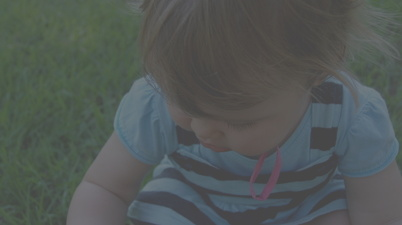
//> input picture sample.png, 402 x 225 px
$ ./Hist   (built with g++ and OpenCV 4, the #if around main switched on)
//> lines starting //> are read from the running program, lines starting //| are printed output that depends on the picture; after the words box and inside, x2 and y2 are one past the last pixel; in counts of white or black regions, pixels touching at a corner belong together
### CPP30-Histogram/stdafx.h
// stdafx.h : include file for standard system include files,
// or project specific include files that are used frequently, but
// are changed infrequently
//

#pragma once

#include "targetver.h"

#include <stdio.h>
#include <tchar.h>


// TODO: reference additional headers your program requires here

### CPP30-Histogram/Hist.cpp

#include "stdafx.h"


#include <opencv.hpp>
#include <vector>
#ifdef _DEBUG
#pragma comment (lib, "opencv_world470d.lib")
#else
#pragma comment (lib, "opencv_world470.lib")
#endif

// all the new API is put into "cv" namespace. Export its content
using namespace cv;
using namespace std;
//calculates histogram of a 3 channel image and returns a 256*3 matrix
#if 0 //detailed code
Mat calc_hist(Mat img)
{
	Mat hist_mat = Mat::zeros(img.channels(), 256, CV_32F);

	float* hist = (float*)hist_mat.data;

	//hist_mat.at<float>(1, 0) = 1;
	//hist[0 + 256] = 1;

	uchar* data = img.data;

	std::cout << "step: " << img.step;
	std::cout << "\nhstep: " << hist_mat.step;
	//float a,b,c;
	for (int y = 0; y < img.rows; y++)
		for(int x = 0; x < img.cols; x++)
		{
			int pixel = y*img.step + img.channels()*x;
			//hist_mat.at<float>( 0, data[ pixel   ] )++;// = hist_mat.at<float>(0, data[pixel   ])+1;
			//hist_mat.at<float>( 1, data[ pixel+1 ] )++;// = hist_mat.at<float>(1, data[pixel+1 ])+1;
			//hist_mat.at<float>( 2, data[ pixel+2 ] )++;// = hist_mat.at<float>(2, data[pixel+2 ])+1;


			hist[ data[ pixel ] ] ++;//blue
			if(img.channels() == 3)
			{
				hist[ 256 + data[pixel+1] ] ++;//green
				hist[ 512 + data[pixel+2] ] ++;//red
			}
		}
	return hist_mat;
}

Mat drawHist(Mat hist_mat, int histSize, int fig_w = 512, int fig_h = 400)
{
	//std::cout << "\nhhist chan: " << hist_mat.channels();
	int bin_w = cvRound( (double) fig_w/histSize );

	Mat histImage( fig_h, fig_w, CV_8UC3, Scalar( 220, 220, 220) );

	/// Normalize the result to [ 0, histImage.rows ]
	float* hist = (float*)hist_mat.data;
	normalize(hist_mat, hist_mat, 0, histImage.rows, NORM_MINMAX, -1, Mat() );
	/// Draw
	Scalar Color1 = (hist_mat.rows == 1) ? Scalar( 100, 100, 100) : Scalar( 255, 0, 0);

	for( int i = 1; i < histSize; i++ )
	{
		//float h0 = hist_mat.at<float>(0, i-1);
		//float h1 = hist_mat.at<float>(0, i  );
		float h0 = hist[i-1];//blue
		float h1 = hist[i];

		line( histImage, Point( bin_w*(i-1), fig_h - cvRound(h0) ) ,
			Point( bin_w*(i), fig_h - cvRound(h1) ),
			Color1, 1, 8, 0  );

		if(hist_mat.rows == 1)
			continue;

		//h0 = hist_mat.at<float>(1, i-1);
		//h1 = hist_mat.at<float>(1, i  );

		h0 = hist[histSize + i-1];//green
		h1 = hist[histSize + i];
		line( histImage, Point( bin_w*(i-1), fig_h - cvRound(h0) ) ,
			Point( bin_w*(i), fig_h - cvRound(h1) ),
			Scalar( 0, 255, 0), 2, 8, 0  );

		//h0 = hist_mat.at<float>(2, i-1);
		//h1 = hist_mat.at<float>(2, i  );

		h0 = hist[2*histSize + i-1];//red
		h1 = hist[2*histSize + i];

		line( histImage, Point( bin_w*(i-1), fig_h - cvRound(h0) ) ,
			Point( bin_w*(i), fig_h - cvRound(h1) ),
			Scalar( 0, 0, 255), 2, 8, 0  );
	}

	return histImage;
}

int main( int argc, char** argv )
{
	const char* imagename = argc > 1 ? argv[1] : "..\\sample.png";
	Mat img = imread(imagename);
//> img is the input picture: 225 rows x 402 cols, CV_8UC3; mean B, G, R 86.5, 89, 82.7

	if( !img.data ) // check if the image has been loaded properly
		return -1;
	imshow("original", img);

	Mat hist = calc_hist(img);
//| step: 1206
//| hstep: 1024
	// Draw the histograms for B, G and R
	Mat imHist = drawHist(hist, 256);
//> the loop in drawHist, `for( int i = 1; i < histSize; i++ )` made 255 passes
//> after the loop in drawHist, `for( int i = 1; i < histSize; i++ )`:
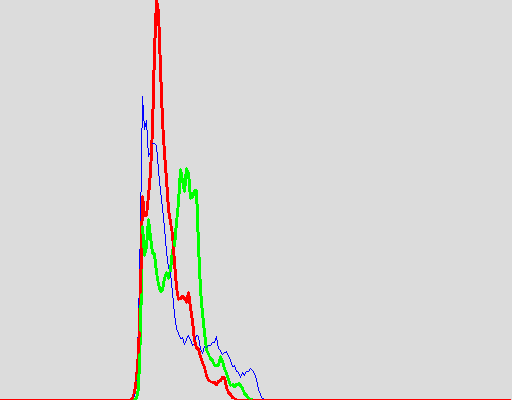
//> histImage: 400 rows x 512 cols, CV_8UC3; mean B, G, R 214.9, 216.7, 217.7
	imshow("original Histogram", imHist);

	//cv::waitKey(0);
	Mat img_gray, img_hsv, img_yuv, dst;
	// convert image to Gray color space.
	// The output image will be allocated automatically
	cvtColor(img, img_gray, cv::COLOR_BGR2GRAY);
	imshow("gray scale", img_gray);

	hist = calc_hist(img_gray);
//| step: 402
//| hstep: 1024
//> hist = 256 values, max 4208 at index 87, min 0 at index 0, mean 353.3
	imHist = drawHist(hist, 256);
//> call 2 of drawHist, with histSize = 256, fig_w = 512, fig_h = 400
//> in drawHist (call 2), `normalize(hist_mat, hist_mat, 0, histImage.rows, NORM_MINMAX, -1, Mat(..`: hist_mat = 256 values, max 400 at index 87, min 0 at index 0, mean 33.59
//> after the loop in drawHist (call 2), `for( int i = 1; i < histSize; i++ )`:
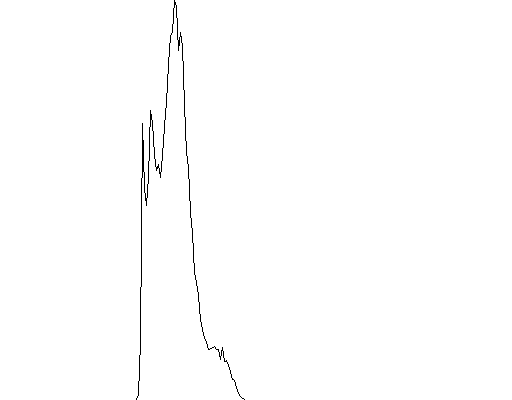
//> histImage: 400 rows x 512 cols, CV_8UC3; values 100 (black) and 220 (white), 99.4% white; black in thin lines or dots, all inside (x1, y1, x2, y2) = (136, 0, 245, 400)
//> hist has the same summary as hist_mat in drawHist
	imshow("Gray Histogram", imHist);

	equalizeHist( img_gray, dst );
	imshow("Gray after hist equalization", dst);

	if(1)
	{
		std::vector<Mat> channels;
		split(img, channels);
		imshow("blue channel", channels[0]);
		imshow("green channel", channels[1]);
		imshow("red channel", channels[2]);

		equalizeHist(channels[0], channels[0]);
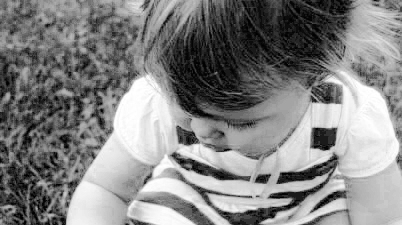
//> channels[0]: 225 rows x 402 cols, CV_8UC1; min 0, max 255, mean 131.1
		equalizeHist(channels[1], channels[1]);
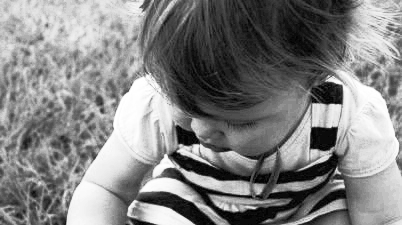
//> channels[1]: 225 rows x 402 cols, CV_8UC1; min 0, max 255, mean 131
		equalizeHist(channels[2], channels[2]);
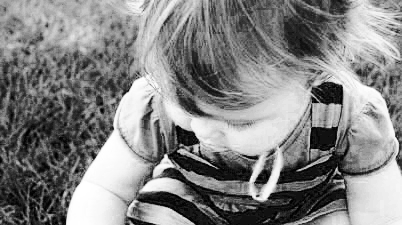
//> channels[2]: 225 rows x 402 cols, CV_8UC1; min 0, max 255, mean 132.3
		Mat img2;
		merge(channels, img2);
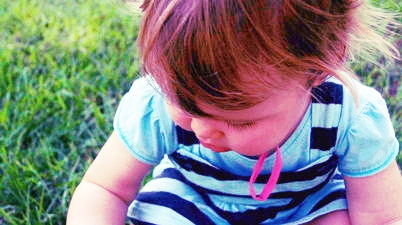
//> img2: 225 rows x 402 cols, CV_8UC3; mean B, G, R 131.1, 131, 132.3
		imshow("equalized BGR", img2);
	}

	hist = calc_hist(dst);
//| step: 402
//| hstep: 1024
//> hist = 256 values, max 4208 at index 141, min 0 at index 1, mean 353.3
	imHist = drawHist(hist, 256);
//> call 3 of drawHist, with histSize = 256, fig_w = 512, fig_h = 400
//> in drawHist (call 3), `normalize(hist_mat, hist_mat, 0, histImage.rows, NORM_MINMAX, -1, Mat(..`: hist_mat = 256 values, max 400 at index 141, min 0 at index 1, mean 33.59
//> the loop in drawHist (call 3), `for( int i = 1; i < histSize; i++ )` made 255 passes
//> after the loop in drawHist (call 3), `for( int i = 1; i < histSize; i++ )`:
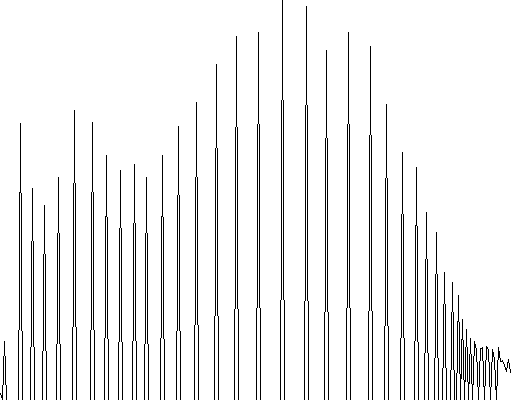
//> histImage: 400 rows x 512 cols, CV_8UC3; values 100 (black) and 220 (white), 93% white; black in thin lines or dots
	imshow("Equalized Histogram", imHist);

	waitKey();

	return 0;
	// all the memory will automatically be released
	// by vector<>, Mat and Ptr<> destructors.
}
#elif 1 //using cv::calcHist
int main(int argc, char** argv)
{
	const char* imagename = argc > 1 ? argv[1] : "..\\sample.png";//low contrast
	//const char* imagename = argc > 1 ? argv[1] : "..\\board.jpg";//green
	//const char* imagename = argc > 1 ? argv[1] : "..\\red.png";
	//const char* imagename = argc > 1 ? argv[1] : "..\\hue_0_100.bmp";

	Mat src, dst;
	src = imread(imagename);

	if (!src.data)
	{
		return -1;
	}

	imshow("input image", src);
	/// Separate the image in 3 places ( B, G and R )
	vector<Mat> bgr_planes;
	split(src, bgr_planes);

	/// Establish the number of bins
	int histSize = 256;

	/// Set the ranges ( for B,G,R) )
	float range[] = { 0, 256 }; //the upper boundary is exclusive
	const float* histRange = { range };

	bool uniform = true; bool accumulate = false;
	//accumulate flag doesn't do a cummulative histogram, it just doesn't set the histogram to zero at the beginning,
	//so you can accumulate histograms over multiple images.


	Mat b_hist, g_hist, r_hist;

	/// Compute the histograms:
	calcHist(&bgr_planes[0], 1, 0, Mat(), b_hist, 1, &histSize, &histRange, uniform, accumulate);
	calcHist(&bgr_planes[1], 1, 0, Mat(), g_hist, 1, &histSize, &histRange, uniform, accumulate);
	calcHist(&bgr_planes[2], 1, 0, Mat(), r_hist, 1, &histSize, &histRange, uniform, accumulate);

	//create accumulated Hist
	//for (int i = 1; i < histSize; i++)
		//b_hist.at<float>(i) += b_hist.at<float>(i - 1);

	// Draw the histograms for B, G and R
	int fig_w = 1024; int fig_h = 800;
	int bin_w = cvRound((double)fig_w / histSize);

	Mat histImage(fig_h, fig_w, CV_8UC3, Scalar(0, 0, 0));

	/// Normalize the result to [ 0, histImage.rows ]
	normalize(b_hist, b_hist, 0, histImage.rows, NORM_MINMAX, -1, Mat());
	normalize(g_hist, g_hist, 0, histImage.rows, NORM_MINMAX, -1, Mat());
	normalize(r_hist, r_hist, 0, histImage.rows, NORM_MINMAX, -1, Mat());

	/// Draw for each channel
	for (int i = 1; i < histSize; i++)
	{
		line(histImage, Point(bin_w * (i - 1), fig_h - cvRound(b_hist.at<float>(i - 1))),
			Point(bin_w * (i), fig_h - cvRound(b_hist.at<float>(i))),
			Scalar(255, 0, 0), 2, 8, 0);
		line(histImage, Point(bin_w * (i - 1), fig_h - cvRound(g_hist.at<float>(i - 1))),
			Point(bin_w * (i), fig_h - cvRound(g_hist.at<float>(i))),
			Scalar(0, 255, 0), 2, 8, 0);
		line(histImage, Point(bin_w * (i - 1), fig_h - cvRound(r_hist.at<float>(i - 1))),
			Point(bin_w * (i), fig_h - cvRound(r_hist.at<float>(i))),
			Scalar(0, 0, 255), 2, 8, 0);
	}

	/// Display
	namedWindow("calcHist Demo", WINDOW_AUTOSIZE);
	imshow("calcHist Demo", histImage);

	waitKey(0);

	return 0;
}
#endif
